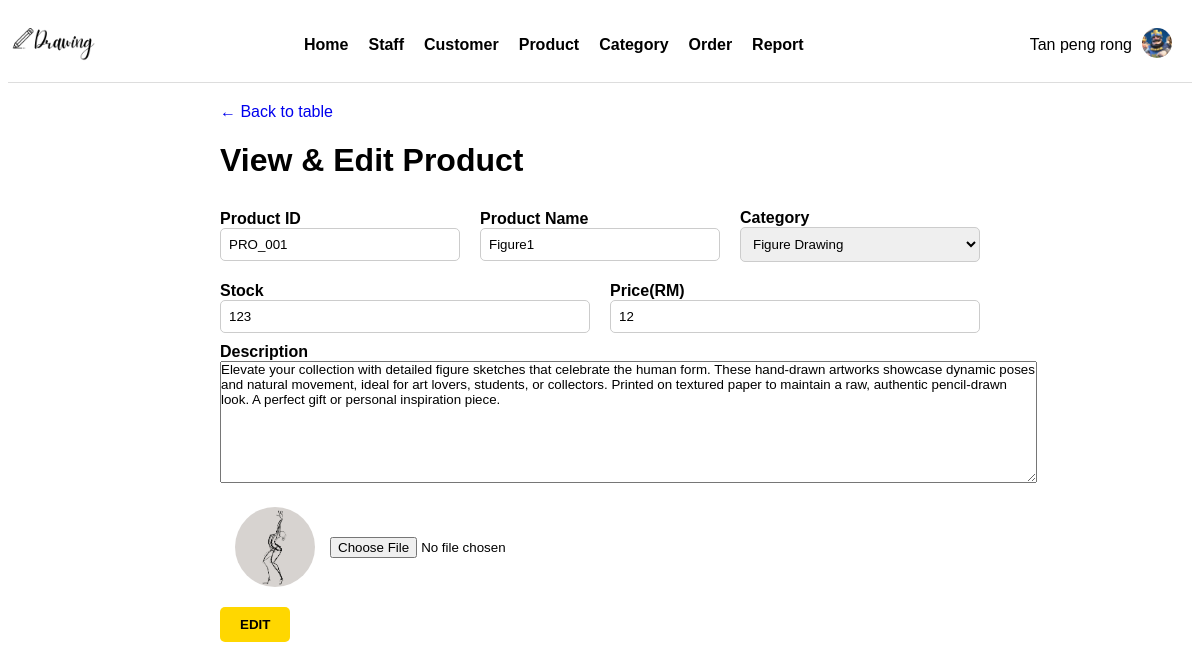
The app's page /admin_edit_product.php?productId=PRO_001 (signed in) with its own data.
### tables this page shows
CREATE TABLE `users` (
  `userId` varchar(100) NOT NULL,
  `userName` varchar(100) DEFAULT NULL,
  `email` varchar(100) DEFAULT NULL,
  `password` varchar(100) DEFAULT NULL,
  `phone` varchar(100) DEFAULT NULL,
  `birthday` varchar(100) DEFAULT NULL,
  `gender` varchar(100) DEFAULT NULL,
  `profile_image` varchar(100) DEFAULT NULL,
  `role` enum('customer','staff','manager') DEFAULT NULL
);

CREATE TABLE `products` (
  `ProductID` varchar(255) NOT NULL,
  `ProductName` varchar(255) NOT NULL,
  `Description` text NOT NULL,
  `Price` int(255) NOT NULL,
  `Stock` int(255) NOT NULL,
  `CategoryID` varchar(255) NOT NULL,
  `Photo` varchar(255) NOT NULL,
  `created_at` timestamp(6) NOT NULL DEFAULT current_timestamp(6) ON UPDATE current_timestamp(6)
);

CREATE TABLE `categories` (
  `CategoryID` varchar(255) NOT NULL,
  `CategoryName` varchar(255) NOT NULL,
  `photo` varchar(255) NOT NULL
);

### base.php (called while the page is built, shortened)
<?php
$_db = new PDO('mysql:dbname=art_drawing', 'root', '', [
    PDO::ATTR_DEFAULT_FETCH_MODE => PDO::FETCH_OBJ,
]);
function getData($value = null, $table, $field = null)
{
    global $_db;
    if ($value != null && $field != null) {
        $stm = $_db->prepare("SELECT * FROM $table WHERE $field = ?");
        $stm->execute([$value]);
    } else {
        $stm = $_db->prepare("SELECT * FROM $table");
        $stm->execute();
    }
    return $stm->fetchAll(PDO::FETCH_ASSOC);
}

### admin_edit_product.php (the view, shortened to what this page needs)
<!DOCTYPE html>
<html>
<head>
    <link rel="stylesheet" href="css/admin_form.css" />
</head>
<body>
<?php include 'header_admin.php' ?>
    <?php
    $categoryData = getData("", "categories", "");
    if (is_get()) {
        $id = req('productId');
        $stm = $_db->prepare('SELECT * FROM products WHERE ProductID = ?');
        $stm->execute([$id]);
        $productData = $stm->fetch(PDO::FETCH_ASSOC);
        $cat = getData($productData['CategoryID'], "categories", "CategoryID");
    }
    ?>
    <div class="container">
        <a href="admin_product.php" class="go-back-btn">← Back to table</a>
        <h1>View & Edit Product</h1>
        <form action="admin_edit_product.php" method="post" enctype="multipart/form-data">
            <div class="form-row">
                <div>
                    <label>Product ID </label>
                    <input type="text" name="ID" value="<?= $productData["ProductID"] ?>" readonly>
                </div>
                <div>
                    <label>Product Name &nbsp&nbsp<?= err('ProName') ?></label>
                    <input type="text" name="ProName" value="<?= $productData["ProductName"] ?>">
                </div>
                <div>
                    <label>Category &nbsp&nbsp<?= err('category') ?></label>
                    <select name="category">
                        <?php foreach ($cat as $categories): ?>
                            <option value="<?= $categories['CategoryID'] ?>" <?= ($categories['CategoryID'] == $productData['CategoryID']) ? 'selected' : '' ?>
                                ?><?= htmlspecialchars($categories['CategoryName']) ?></option>
                        <?php endforeach; ?>
                    </select>
                </div>
            </div>
            <div class="form-row">
                <div>
                    <label>Stock &nbsp&nbsp<?= err('stock') ?></label>
                    <input type="number" name="stock" value="<?= $productData["Stock"] ?>">
                </div>
                <div>
                    <label>Price(RM) &nbsp&nbsp<?= err('price') ?></label>
                    <input type="number" name="price" value="<?= $productData["Price"] ?>">
                </div>
            </div>
            <label>Description &nbsp&nbsp<?= err('des') ?></label>
            <textarea id="description" name="des" rows="8" cols="100"><?= htmlspecialchars($productData['Description']) ?></textarea></br>
            <div class="staff-avatar-wrapper"><?= err('photo') ?>
                <img id="uploadedImage" src="<?= $productData["Photo"] ?>" alt="Product Avatar" class="product-image" />
                <input type="file" id="avatar" name="photo" accept="image/png, image/jpeg, image/gif" onchange="displaySelectedImage(event)" /><br>
            </div>
            <input type="submit" name="edit" value="EDIT" class="custom-button">
        </form>
    </div>
</body>
</html>

### header_admin.php (shortened to what this page needs)
<?php
require 'base.php';
$id = isset($_SESSION['ADMINID'] ) ?   $_SESSION['ADMINID']  : null;
$message =  isset($_SESSION['message']) ? $_SESSION['message'] : null;
$stm = $_db->prepare("SELECT * FROM users WHERE userId = ?");
$stm->execute([$id]);
$result = $stm->fetch(PDO::FETCH_ASSOC);
?>
<!DOCTYPE html>
<html lang="en">
<head>
    <link rel="stylesheet" href="css/header_admin.css">
</head>
<body>
    <header>
        <div class="logo_box">
            <img src="image/logo.png" alt="Logo" />
        </div>
        <nav class="nav-bar">
            <a href="admin_home.php">Home</a>
            <a href="admin_staff.php">Staff</a>
            <a href="admin_customer.php">Customer</a>
            <a href="admin_product.php">Product</a>
            <a href="admin_category.php">Category</a>
            <a href="admin_order.php">Order</a>
            <a href="report.php">Report</a>
        </nav>
        <?php if (!empty($id) || !empty($message)): ?>
            <div class="userinfo_box">
                <p><?= $result['userName']?? "" ?></p>
                <div class="dropdown">
                <img class="user_img" src="<?= $result['profile_image']?? ""?>" alt="user" />
                </div>
            </div>
        <?php else: ?>
           <?php redirect("admin_login.php")?>
        <?php endif; ?>
    </header>
</body>
</html>

### css/admin_form.css (style rules this page uses)
body { font-family: Arial, sans-serif; }
.container { max-width: 800px; margin: auto; padding: 20px; }
h1 { margin-bottom: 20px; }
label { display: block; margin-top: 10px; font-weight: bold; }
.form-row { display: flex; gap: 20px; align-items: center; margin-bottom: 10px; }
.form-row div { flex: 1; }
.form-row input, .form-row select { width: 100%; padding: 8px; border-radius: 5px; border: 1px solid #ccc; }
.staff-avatar-wrapper { display: flex; align-items: center; gap: 15px; margin-top: 20px; }
.staff-avatar-wrapper img { width: 80px; height: 80px; border-radius: 50%; object-fit: cover; }
.custom-button { margin-top: 20px; padding: 10px 20px; border: none; background-color: gold; color: black; font-weight: bold; cursor: pointer; border-radius: 5px; }
.go-back-btn { text-decoration: none; }

### css/header_admin.css (style rules this page uses)
* { padding: 0; box-sizing: border-box; font-family: Arial, sans-serif; }
header { display: flex; justify-content: space-between; align-items: center; background: white; padding: 10px 20px; border-bottom: 1px solid #ddd; }
.logo_box img { height: 50px; width: auto; transform: scale(2.0); }
.nav-bar { display: flex; gap: 20px; }
.nav-bar a { text-decoration: none; color: black; font-weight: bold; }
.userinfo_box { display: flex; align-items: center; gap: 10px; }
.user_img { border-radius: 50%; width: 30px; height: 30px; }

### records on screen
users: userName "Tan peng rong", profile_image (picture)
products: ID "PRO_001", ProName "Figure1", category "Figure Drawing", stock "123", price "12", des "Elevate your collection with detailed figure sketches that celebrate the human form. These hand-drawn artworks showcase dynamic poses and natural movement, ideal for art lovers, students, or collectors. Printed on textured paper to maintain a raw, authentic pencil-drawn look. A perfect gift or personal inspiration piece.", Photo (picture)
